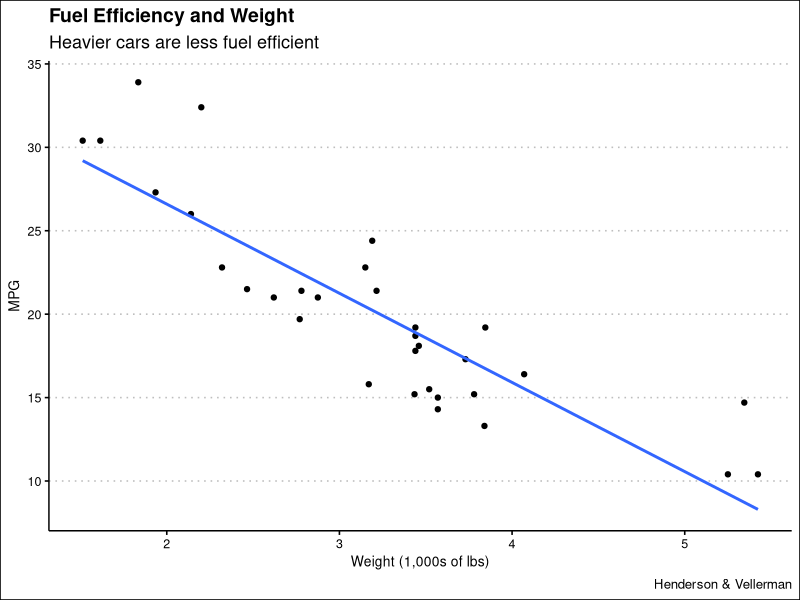

This chart was generated by the following R code:
## ---- chunk 1
knitr::opts_chunk$set(echo = FALSE)

library(tidyverse)
library(ggthemes)
## ---- chunk 2
mtcars %>% 
 select(mpg, wt) %>% 
  ggplot(aes(wt, mpg)) +
   geom_point() +
   geom_smooth(method = "lm", formula = y ~ x, se = FALSE) +
   theme_clean() +
   labs(title = "Fuel Efficiency and Weight",
        subtitle = "Heavier cars are less fuel efficient",
        x = "Weight (1,000s of lbs)",
        y = "MPG",
        caption = "Henderson & Vellerman")
